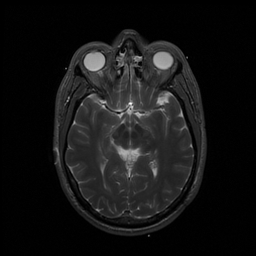
%> input picture Lab8/Q1/S2_Q1_utils/t2.jpg, 256 x 256 px
$ octave Lab8_Q1.m   (GNU Octave 9; MATLAB toolbox functions it lacks are replaced by stand-ins)
%> lines starting %> are read from the running program, lines starting %| are printed output that depends on the picture
clc
close all
clear all

%% Q1
image1 = imread('t2.jpg');
%> image1 is the input picture: size 256x256x3 uint8; min 0, max 255, mean 20.4

%%%%% Gaussian noise
sigma = 15^(0.5);
gaussian_noise = sigma*randn(256,256,3);

noisy_img1 = double(image1) + gaussian_noise;
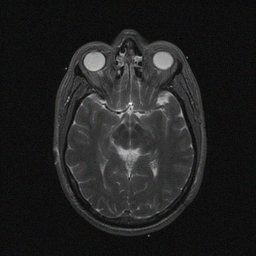
%> noisy_img1: size 256x256x3 double; mean R, G, B 20.3, 20.4, 20.4; drawn with min black and max white

figure('Name',"Gaussian noise");
subplot(2,2,1);
imshow(image1(:,:,1));
title("Main image");

subplot(2,2,2);
imshow(noisy_img1(:,:,1),[]);
title("Signal + Gaussian noise");

%%%%% Normalized kernel
kernel1 = zeros(256,256);
kernel1(127:130,127:130) = 1/16;

filtered_image1 = fftshift(ifft2(fft2(noisy_img1(:,:,1)).*fft2(kernel1)));
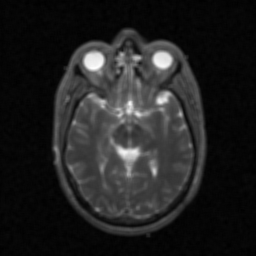
%> filtered_image1: size 256x256 double; min -3.28, max 175.1, mean 20.3; drawn with min black and max white
filtered_image1 = filtered_image1/max(max(filtered_image1));

subplot(2,2,3);
imshow(abs(filtered_image1));
title("Kernel1 filter");

%%%%% Imgaussfilter
filtered_image2 = imgaussfilt(noisy_img1(:,:,1),1);

subplot(2,2,4);
imshow(abs(filtered_image2),[]);
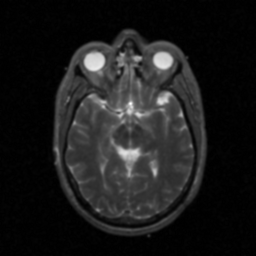
%> displayed picture: size 256x256, on the screen's scale of 0 to 255; min 0, max 255, mean 27.3
title("imgaussfilt");
